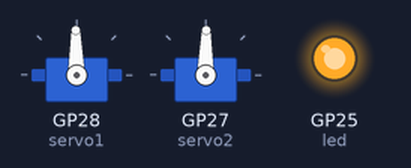
Simulated run of this program. Board: Raspberry Pi Pico running MicroPython. On the bench: 2 × servo, output pins drawn as LEDs (lit = HIGH). Random numbers come from a fixed seed; servo angles are drawn from the pulse width (0.5 ms = 0°, 2.5 ms = 180°).

Above: at 1.1 s.
At 10.2 s:
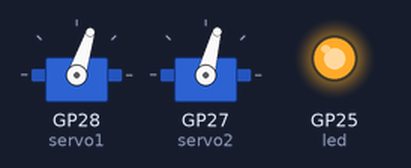
At 18.2 s:
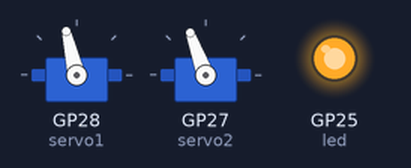
At 37.3 s:
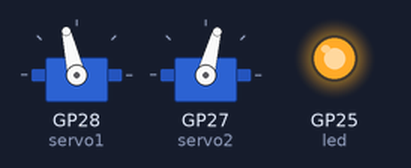
Timing chart, 0 to 40.0 s (numbered marks = the images above):
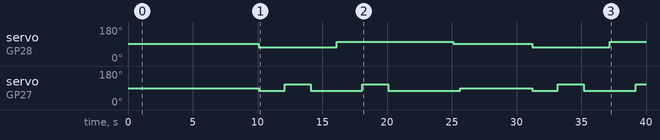

The program:

square.py
```python
from machine import Pin, PWM #raspberry pi pico specific modules
import time, random
led = Pin(25, Pin.OUT)
led.value(1)

def delay(n): #basic function to call delays, setting the input to 0 calls the minimum delay needed to move a servo 100%
    if n == 0:
        time.sleep(0.55)
    else:
        time.sleep(n)

def hodl(): #this function defines a randomised delay to  help with random movement creation
    hodl_min = 2
    hodl_max = 5
    hodl_time = random.randint(hodl_min,hodl_max)
    delay(hodl_time)

class Laser(Pin):
    def __init__(self, pin: Pin): #sets up the pin defnition for the laser
        super().__init__(pin)
        super().value(1)
    def rand(self,): #sets up a random state for the laser
        i = random.randint(0,100)
        if i >= 5: #setting this value defines the %chance of the laser switching off
            super().value(1)
        else:
            super().value(0)

laser = Laser(17)
laser.value(1)

class Servo(PWM): #a class within a class with another class, to define the servos
    def __init__(self, pin: Pin, mode, imin, imax):
        super().__init__(pin)
        if mode == 1: #big servo
            self.MIN = 814000 #range of ns PWM signal
            self.MAX = 2200000
        elif mode == 2: #little black servo
            self.MIN = 340000 #range of ns PWM signal
            self.MAX = 2647000
        elif mode == 3:
            self.MIN = 814000 #range of ns PWM signal
            self.MAX = 2200000
        self.STEP = (self.MAX - self.MIN)/100
        self.pmin = imin #percentage range of allowed movement, will be updated afterwards if needed
        self.pmax = imax
        super().freq(50)
        super().duty_ns(int((50 * self.STEP)+self.MIN))
        delay(1)
    def rand(self,): #defines a random move for the servo, within the defined range
        super().duty_ns(int((random.randint(self.pmin, self.pmax) * self.STEP)+self.MIN))
    def min(self,): #move servo to minimum value
        super().duty_ns(int((self.pmin * self.STEP)+self.MIN))
    def max(self,): #move servo to maximum value
        super().duty_ns(int((self.pmax * self.STEP)+self.MIN))
    def go(self,pos): #move servo to a defined %position
        super().duty_ns(int((pos * self.STEP)+self.MIN))
        delay(0)
    def park(self,): #stop the servo twitching when it's not doing anything
        super().duty_ns(0)

servo1 = Servo(Pin(28), 1, 35, 60)
servo1.park()
servo2 = Servo(Pin(27), 2, 43, 60)
servo2.park()
time.sleep(2)
laser.value(0)

switch = Pin(22, Pin.IN)
run_time_min  = 5   #how many minutes it should run
run_time_s = int(60.0 * run_time_min)
################################################################
while True: #while loop is where the code runs in a nonstop loop on the pico
    laser.value(1)
    servo1.go(50)
    servo2.go(50)
    time.sleep(5)
    servo1.min()
    servo2.min()
    time.sleep(2)
    servo1.min()
    servo2.max()
    time.sleep(2)
    servo1.min()
    servo2.min()
    time.sleep(2)
    servo1.max()
    servo2.min()
    time.sleep(2)
    servo1.max()
    servo2.max()
    time.sleep(2)
    servo1.max()
    servo2.min()
    time.sleep(5)

    
```

Measured:
- by itself, servo on GP28 (servo1): 91° → 72° at 10.1 s, → 103° 6.0 s later, → 91° 9.0 s later, → 72° 6.1 s later, … (5 changes in this stretch)
- by itself, servo on GP27 (servo2): 89° → 75° at 10.1 s, → 110° 2.0 s later, → 75° 2.0 s later, → 110° 4.0 s later, … (10 changes in this stretch)
